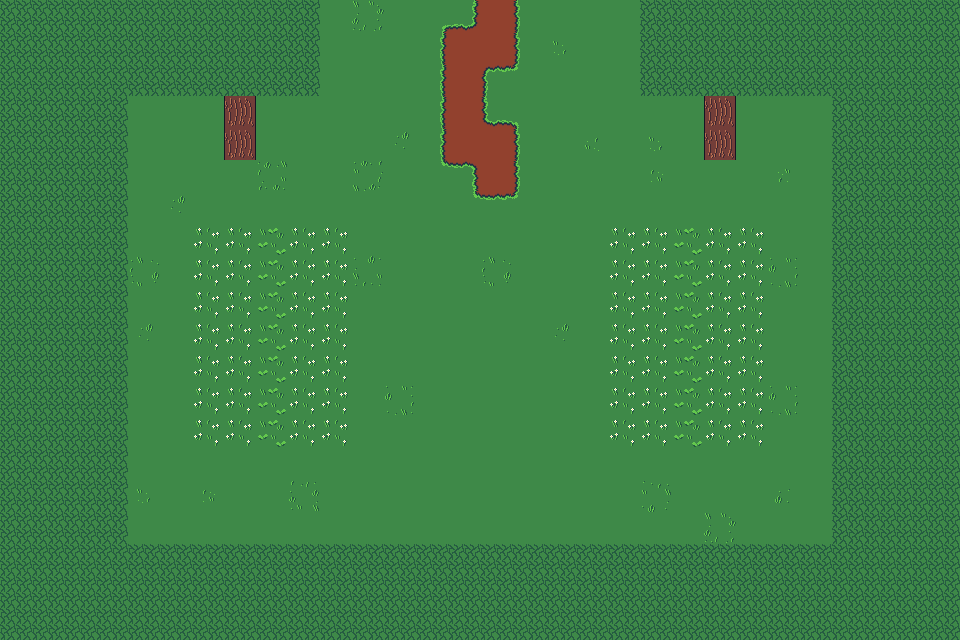

The image is a tile-based game level rendered from a .tmx file. Its description and complete source (layers, tilesets, objects, tile grids) follow:
An orthogonal 30x20 tile map with 32x32 px tiles, 3 tile layers (Calque de Tuiles 1, Calque de Tuiles 2, Calque de Tuiles 3) and 10 objects (7x collision, portal, portal_exit, entity).

<map version="1.10" tiledversion="1.10.2" orientation="orthogonal" renderorder="right-down" width="30" height="20" tilewidth="32" tileheight="32" infinite="0" nextlayerid="6" nextobjectid="17">
 <tileset firstgid="1" source="tilemap.tsx" />
 <layer id="1" name="Calque de Tuiles 1" width="30" height="20">
  <data encoding="csv">
26,26,26,26,26,26,26,26,26,26,1,1,1,1,1,2,1,1,1,1,26,26,26,26,26,26,26,26,26,26,
26,26,26,26,26,26,26,26,26,26,1,1,1,1,2,2,1,1,1,1,26,26,26,26,26,26,26,26,26,26,
26,26,26,26,26,26,26,26,26,26,1,1,1,1,2,1,1,1,1,1,26,26,26,26,26,26,26,26,26,26,
26,26,26,26,1,1,1,25,1,1,1,1,1,1,2,1,1,1,1,1,1,1,25,1,1,1,26,26,26,26,
26,26,26,26,1,1,1,25,1,1,1,1,1,1,2,2,1,1,1,1,1,1,25,1,1,1,26,26,26,26,
26,26,26,26,1,1,1,1,1,1,1,1,1,1,1,2,1,1,1,1,1,1,1,1,1,1,26,26,26,26,
26,26,26,26,1,1,1,1,1,1,1,1,1,1,1,1,1,1,1,1,1,1,1,1,1,1,26,26,26,26,
26,26,26,26,1,1,1,1,1,1,1,1,1,1,1,1,1,1,1,1,1,1,1,1,1,1,26,26,26,26,
26,26,26,26,1,1,1,1,1,1,1,1,1,1,1,1,1,1,1,1,1,1,1,1,1,1,26,26,26,26,
26,26,26,26,1,1,1,1,1,1,1,1,1,1,1,1,1,1,1,1,1,1,1,1,1,1,26,26,26,26,
26,26,26,26,1,1,1,1,1,1,1,1,1,1,1,1,1,1,1,1,1,1,1,1,1,1,26,26,26,26,
26,26,26,26,1,1,1,1,1,1,1,1,1,1,1,1,1,1,1,1,1,1,1,1,1,1,26,26,26,26,
26,26,26,26,1,1,1,1,1,1,1,1,1,1,1,1,1,1,1,1,1,1,1,1,1,1,26,26,26,26,
26,26,26,26,1,1,1,1,1,1,1,1,1,1,1,1,1,1,1,1,1,1,1,1,1,1,26,26,26,26,
26,26,26,26,1,1,1,1,1,1,1,1,1,1,1,1,1,1,1,1,1,1,1,1,1,1,26,26,26,26,
26,26,26,26,1,1,1,1,1,1,1,1,1,1,1,1,1,1,1,1,1,1,1,1,1,1,26,26,26,26,
26,26,26,26,1,1,1,1,1,1,1,1,1,1,1,1,1,1,1,1,1,1,1,1,1,1,26,26,26,26,
26,26,26,26,26,26,26,26,26,26,26,26,26,26,26,26,26,26,26,26,26,26,26,26,26,26,26,26,26,26,
26,26,26,26,26,26,26,26,26,26,26,26,26,26,26,26,26,26,26,26,26,26,26,26,26,26,26,26,26,26,
26,26,26,26,26,26,26,26,26,26,26,26,26,26,26,26,26,26,26,26,26,26,26,26,26,26,26,26,26,26
</data>
 </layer>
 <layer id="2" name="Calque de Tuiles 2" width="30" height="20">
  <data encoding="csv">
0,0,0,0,0,0,0,0,0,0,0,0,0,113,115,0,2147483762,0,0,0,0,0,0,0,0,0,0,0,0,0,
0,0,0,0,0,0,0,0,0,0,0,0,0,114,0,0,2147483762,0,0,0,0,0,0,0,0,0,0,0,0,0,
0,0,0,0,0,0,0,0,0,0,0,0,0,114,0,3758096499,3221225585,0,0,0,0,0,0,0,0,0,0,0,0,0,
0,0,0,0,0,0,0,0,0,0,0,0,0,114,0,2147483763,2684354673,0,0,0,0,0,0,0,0,0,0,0,0,0,
0,0,0,0,0,0,0,0,0,0,0,0,0,114,0,0,2147483762,0,0,0,0,0,0,0,0,0,0,0,0,0,
0,0,0,0,0,0,0,0,0,0,0,0,0,1610612849,1073741939,0,2147483762,0,0,0,0,0,0,0,0,0,0,0,0,0,
0,0,0,0,0,0,0,0,0,0,0,0,0,0,1610612849,3758096498,3221225585,0,0,0,0,0,0,0,0,0,0,0,0,0,
0,0,0,0,0,0,0,0,0,0,0,0,0,0,0,0,0,0,0,0,0,0,0,0,0,0,0,0,0,0,
0,0,0,0,0,0,0,0,0,0,0,0,0,0,0,0,0,0,0,0,0,0,0,0,0,0,0,0,0,0,
0,0,0,0,0,0,0,0,0,0,0,0,0,0,0,0,0,0,0,0,0,0,0,0,0,0,0,0,0,0,
0,0,0,0,0,0,0,0,0,0,0,0,0,0,0,0,0,0,0,0,0,0,0,0,0,0,0,0,0,0,
0,0,0,0,0,0,0,0,0,0,0,0,0,0,0,0,0,0,0,0,0,0,0,0,0,0,0,0,0,0,
0,0,0,0,0,0,0,0,0,0,0,0,0,0,0,0,0,0,0,0,0,0,0,0,0,0,0,0,0,0,
0,0,0,0,0,0,0,0,0,0,0,0,0,0,0,0,0,0,0,0,0,0,0,0,0,0,0,0,0,0,
0,0,0,0,0,0,0,0,0,0,0,0,0,0,0,0,0,0,0,0,0,0,0,0,0,0,0,0,0,0,
0,0,0,0,0,0,0,0,0,0,0,0,0,0,0,0,0,0,0,0,0,0,0,0,0,0,0,0,0,0,
0,0,0,0,0,0,0,0,0,0,0,0,0,0,0,0,0,0,0,0,0,0,0,0,0,0,0,0,0,0,
0,0,0,0,0,0,0,0,0,0,0,0,0,0,0,0,0,0,0,0,0,0,0,0,0,0,0,0,0,0,
0,0,0,0,0,0,0,0,0,0,0,0,0,0,0,0,0,0,0,0,0,0,0,0,0,0,0,0,0,0,
0,0,0,0,0,0,0,0,0,0,0,0,0,0,0,0,0,0,0,0,0,0,0,0,0,0,0,0,0,0
</data>
 </layer>
 <layer id="3" name="Calque de Tuiles 3" width="30" height="20">
  <data encoding="csv">
0,0,0,0,0,0,0,0,0,0,0,17,0,0,0,0,0,0,0,0,0,0,0,0,0,0,0,0,0,0,
0,0,0,0,0,0,0,0,0,0,0,0,0,0,0,0,0,23,0,0,0,0,0,0,0,0,0,0,0,0,
0,0,0,0,0,0,0,0,0,0,0,0,0,0,0,0,0,0,0,0,0,0,0,0,0,0,0,0,0,0,
0,0,0,0,0,0,0,0,0,0,0,0,0,0,0,0,0,0,0,0,0,0,0,0,0,0,0,0,0,0,
0,0,0,0,0,0,0,0,0,0,0,0,37,0,0,0,0,0,22,0,23,0,0,0,0,0,0,0,0,0,
0,0,0,0,0,0,0,0,18,0,0,20,0,0,0,0,0,0,0,0,21,0,0,0,24,0,0,0,0,0,
0,0,0,0,0,37,0,0,0,0,0,0,0,0,0,0,0,0,0,0,0,0,0,0,0,0,0,0,0,0,
0,0,0,0,0,0,49,49,81,49,49,0,0,0,0,0,0,0,0,49,49,81,49,49,0,0,0,0,0,0,
0,0,0,0,33,0,49,49,81,49,49,36,0,0,0,33,0,0,0,49,49,81,49,49,35,0,0,0,0,0,
0,0,0,0,0,0,49,49,81,49,49,0,0,0,0,0,0,0,0,49,49,81,49,49,0,0,0,0,0,0,
0,0,0,0,37,0,49,49,81,49,49,0,0,0,0,0,0,37,0,49,49,81,49,49,0,0,0,0,0,0,
0,0,0,0,0,0,49,49,81,49,49,0,0,0,0,0,0,0,0,49,49,81,49,49,0,0,0,0,0,0,
0,0,0,0,0,0,49,49,81,49,49,0,35,0,0,0,0,0,0,49,49,81,49,49,35,0,0,0,0,0,
0,0,0,0,0,0,49,49,81,49,49,0,0,0,0,0,0,0,0,49,49,81,49,49,0,0,0,0,0,0,
0,0,0,0,0,0,0,0,0,0,0,0,0,0,0,0,0,0,0,0,0,0,0,0,0,0,0,0,0,0,
0,0,0,0,23,0,21,0,0,19,0,0,0,0,0,0,0,0,0,0,34,0,0,0,39,0,0,0,0,0,
0,0,0,0,0,0,0,0,0,0,0,0,0,0,0,0,0,0,0,0,0,0,17,0,0,0,0,0,0,0,
0,0,0,0,0,0,0,0,0,0,0,0,0,0,0,0,0,0,0,0,0,0,0,0,0,0,0,0,0,0,
0,0,0,0,0,0,0,0,0,0,0,0,0,0,0,0,0,0,0,0,0,0,0,0,0,0,0,0,0,0,
0,0,0,0,0,0,0,0,0,0,0,0,0,0,0,0,0,0,0,0,0,0,0,0,0,0,0,0,0,0
</data>
 </layer>
 <objectgroup id="5" name="objects">
  <properties>
   <property name="zoom" type="float" value="3" />
  </properties>
  <object id="2" name="forest_d" type="portal" x="320" y="0" width="320">
   <properties>
    <property name="targeted_exit_name" value="forest_d" />
    <property name="targeted_map_name" value="map2" />
    <property name="targeted_scene_name" value="scene1" />
   </properties>
  </object>
  <object id="3" name="forest_c" type="portal_exit" x="496.148" y="46.8801">
   <point />
  </object>
  <object id="6" type="collision" x="0" y="0" width="320" height="96">
   <properties>
    <property name="collision_type" value="solid" />
   </properties>
  </object>
  <object id="7" type="collision" x="640" y="0" width="320" height="96">
   <properties>
    <property name="collision_type" value="solid" />
   </properties>
  </object>
  <object id="8" type="collision" x="0" y="96" width="123.711" height="526.463">
   <properties>
    <property name="collision_type" value="solid" />
   </properties>
  </object>
  <object id="9" type="collision" x="832" y="96" width="128" height="544">
   <properties>
    <property name="collision_type" value="solid" />
   </properties>
  </object>
  <object id="11" type="collision" x="128" y="544" width="704" height="96">
   <properties>
    <property name="collision_type" value="solid" />
   </properties>
  </object>
  <object id="13" type="collision" x="224" y="128" width="32" height="32">
   <properties>
    <property name="collision_type" value="solid" />
   </properties>
  </object>
  <object id="14" type="collision" x="704" y="128" width="32" height="32">
   <properties>
    <property name="collision_type" value="solid" />
   </properties>
  </object>
  <object id="16" name="boite" type="entity" x="491" y="309">
   <properties>
    <property name="pattern" value="boite" />
   </properties>
   <point />
  </object>
 </objectgroup>
</map>
